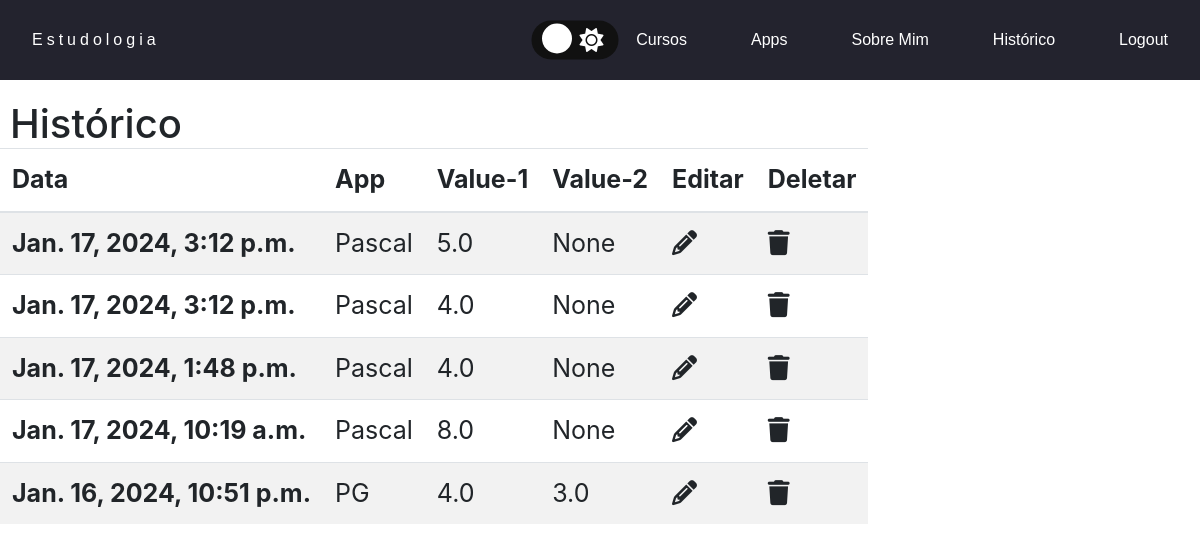
The app's page /apps/historico/normal (signed in), older data.
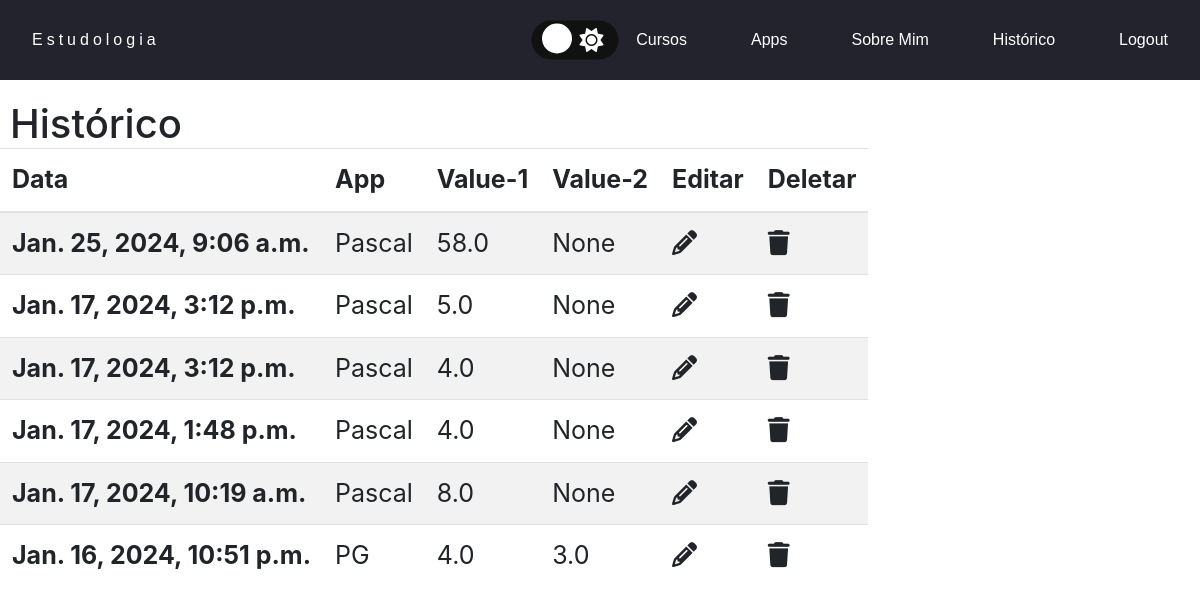
The same page, newer data.
### home/models.py (models this page shows)
class Historic(models.Model):
    APPS_CHOICES = (('pa', 'PA'), ('pg', 'PG'),('ps', 'Pascal'), ('bi', "Binômio de Newton"))
    user = models.ForeignKey(User, on_delete=models.CASCADE)
    type_app = models.CharField(max_length = 2, choices= APPS_CHOICES)
    var1 = models.FloatField(blank = True, null = True)
    var2 = models.FloatField(blank = True, null = True)
    date = models.DateTimeField(blank = True, null = True)
    def __str__(self):
        return f"{self.user}: {self.type_app} - var1:{self.var1}, var:{self.var2} - time: {self.date}"

### apps/views.py (the view)
# urls.py: path('historico/normal', views.historic, name='historic'),
def historic(request):
    if(request.user.is_authenticated):
        itens = Historic.objects.filter(user = request.user).order_by("-date")
        print(itens)
        return render(request, 'apps/historic.html', {'itens' : itens})
    else:
        return HttpResponseRedirect(reverse('login'))

### home/models.py (called while the page is built)
    def __str__(self):
        return f"{self.username}"

### apps/templates/apps/historic.html (shortened to what this page needs)
{% extends 'apps/layout.html' %}
{% load static %}
{% block body %}
  <h1 class="h">Histórico</h1>
  <table class="table table-striped">
    <thead>
      <tr>
          <th scope="col">Data</th>
          <th scope="col">App</th>
          <th scope="col">Value-1</th>
          <th scope="col">Value-2</th>
          <th scope="col">Editar</th>
          <th scope="col">Deletar</th>
      </tr>
   </thead>
      <tbody>
          {% for item in itens %}
        <tr id="id_{{ item.id }}" >
          <th>{{item.date}}</th>
          {% if item.type_app == 'pg' %}
          <td>PG</td>
          {% endif %}
          {% if item.type_app == 'ps' %}
          <td>Pascal</td>
          {% endif %}
          <td>{{item.var1}}</td>
          <td>{{item.var2}}</td>
          <td><i  onclick="edit('{{ item.id }}')" class="fa-solid fa-pencil"></i></td>
          <td><i  onclick="remove('{{ item.id }}')" class="fa-solid fa-trash"></i></td>
        </tr>
         {% endfor %}
  {% endblock %}

### apps/templates/apps/layout.html (shortened to what this page needs)
{% load static %}
<!DOCTYPE html>
<html lang="pt-br" id="html">
<head>
    <link rel="stylesheet" href="{% static 'apps/style_apps.css' %}">
    <link rel="stylesheet" href="https://cdnjs.cloudflare.com/ajax/libs/font-awesome/6.5.1/css/all.min.css">
    <link rel="stylesheet" href="https://stackpath.bootstrapcdn.com/bootstrap/4.4.1/css/bootstrap.min.css">
</head>
<body id="body">
    <header>
        <nav id="nav">
            <a class="logo" href="{% url 'home' %}">Estudologia</a>
            <ul class="nav_list">
                <label class="theme_label" for="chk">
                    <i class="fa-solid fa-sun"></i>
                    <div class="ball"></div>
                </label>
                <li class="nav_link"><a href="{% url 'courses' %}">Cursos</a></li>
                <li class="nav_link"><a href="{% url 'hub' %}">Apps</a></li>
                <li class="nav_link"><a href="{% url 'about_me' %}">Sobre Mim</a></li>
                {% if request.user.is_authenticated %}
                <li><a href="{% url 'historic_hub' %}">Histórico</a></li>
                <li><a href="{% url 'logout' %}">Logout</a></li>
                {% else %}
                <li class="nav_link"><a href="{% url 'login' %}">Login</a></li>
                <li class="nav_link"><a href="{% url 'register' %}">Registrar</a></li>
                {% endif %}
            </ul>
        </nav>
    </header>
    <main>
        {% block body %}
        {% endblock %}
    </main>
</body>
</html>

### apps/static/apps/style_apps.css (style rules this page uses)
body { background-color: #CFD8DC; overflow-x: hidden; transition: backgroud 0.2s linear; }
* { padding: 0; margin: 0; }
main { margin: 20px 0px; }
.theme_label { cursor: pointer; background-color: #111; border-radius: 50px; display: flex; justify-content: space-between; align-items: center; padding: 5px; margin: 0; position: relative; transform: scale(1.5); }
.theme_label .ball { position: absolute; background-color: white; border-radius: 50%; top: 2px; left: 2px; height: 20px; width: 20px; margin: 0px 5px; transform: translateX(0px); transition: transform 0.2s linear; }
.theme_label i { margin: 0 5px; }
.fa-solid { font-weight: 500px; left: 5px; }
li a, .logo { color: white; border: none; text-decoration: none; transition: 0.4s; }
.logo { letter-spacing: 4px; }
li { list-style: none; }
i { cursor: pointer; }
#nav { display: flex; justify-content: space-between; align-items: center; width: 100%; height: 10vh; font-family: Arial, Helvetica, sans-serif; background-color: #23232e; }
.nav_list { display: flex; flex-direction: row; justify-content: flex-start; align-items: center; transition: transform 0.3s ease-in-out; background-color: rebeccapurple; margin: 0; }
.nav_list li, .logo { margin: 0px 32px; color: white; }
nav, .nav_list, .logo_list { color: white; background-color: #23232e; }
.nav_link { margin-bottom: 10px; }
th.row_marker, th { padding: 0 15px; font-size: 25px; }
td { padding: 10px; font-size: 25px; }
table { display: block; overflow-x: auto; white-space: nowrap; }
table tbody, table thead { width: 100%; }
.h { margin: 0 10px; }

Row changes from the older to the newer data that the page shows:
added Historic: date "Jan. 25, 2024, 9:06 a.m.", type_app "Pascal", var1 "58.0", var2 "None"
